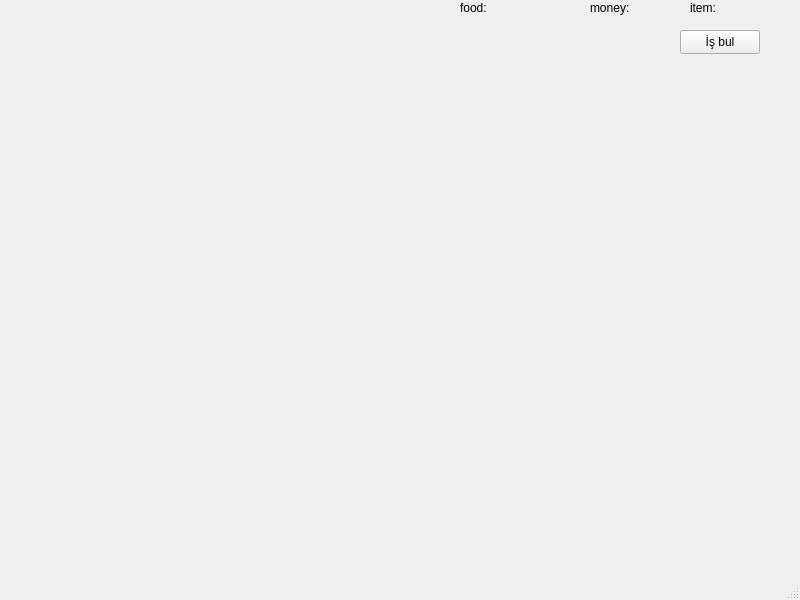
<?xml version="1.0" encoding="UTF-8"?>
<ui version="4.0">
 <class>MainWindow</class>
 <widget class="QMainWindow" name="MainWindow">
  <property name="geometry">
   <rect>
    <x>0</x>
    <y>0</y>
    <width>800</width>
    <height>600</height>
   </rect>
  </property>
  <property name="windowTitle">
   <string>MainWindow</string>
  </property>
  <widget class="QWidget" name="centralwidget">
   <widget class="QLabel" name="label">
    <property name="geometry">
     <rect>
      <x>460</x>
      <y>0</y>
      <width>49</width>
      <height>16</height>
     </rect>
    </property>
    <property name="text">
     <string>food:</string>
    </property>
   </widget>
   <widget class="QLabel" name="label_2">
    <property name="geometry">
     <rect>
      <x>590</x>
      <y>0</y>
      <width>49</width>
      <height>16</height>
     </rect>
    </property>
    <property name="text">
     <string>money:</string>
    </property>
   </widget>
   <widget class="QLabel" name="label_3">
    <property name="geometry">
     <rect>
      <x>690</x>
      <y>0</y>
      <width>49</width>
      <height>16</height>
     </rect>
    </property>
    <property name="text">
     <string>item:</string>
    </property>
   </widget>
   <widget class="QLabel" name="food_label">
    <property name="geometry">
     <rect>
      <x>530</x>
      <y>0</y>
      <width>49</width>
      <height>16</height>
     </rect>
    </property>
    <property name="text">
     <string/>
    </property>
   </widget>
   <widget class="QLabel" name="money_label">
    <property name="geometry">
     <rect>
      <x>630</x>
      <y>0</y>
      <width>49</width>
      <height>16</height>
     </rect>
    </property>
    <property name="text">
     <string/>
    </property>
   </widget>
   <widget class="QLabel" name="item_label">
    <property name="geometry">
     <rect>
      <x>730</x>
      <y>0</y>
      <width>49</width>
      <height>16</height>
     </rect>
    </property>
    <property name="text">
     <string/>
    </property>
   </widget>
   <widget class="QPushButton" name="job_button">
    <property name="geometry">
     <rect>
      <x>680</x>
      <y>30</y>
      <width>80</width>
      <height>24</height>
     </rect>
    </property>
    <property name="text">
     <string>İş bul</string>
    </property>
   </widget>
  </widget>
  <widget class="QMenuBar" name="menubar">
   <property name="geometry">
    <rect>
     <x>0</x>
     <y>0</y>
     <width>800</width>
     <height>21</height>
    </rect>
   </property>
  </widget>
  <widget class="QStatusBar" name="statusbar"/>
 </widget>
 <resources/>
 <connections/>
</ui>
